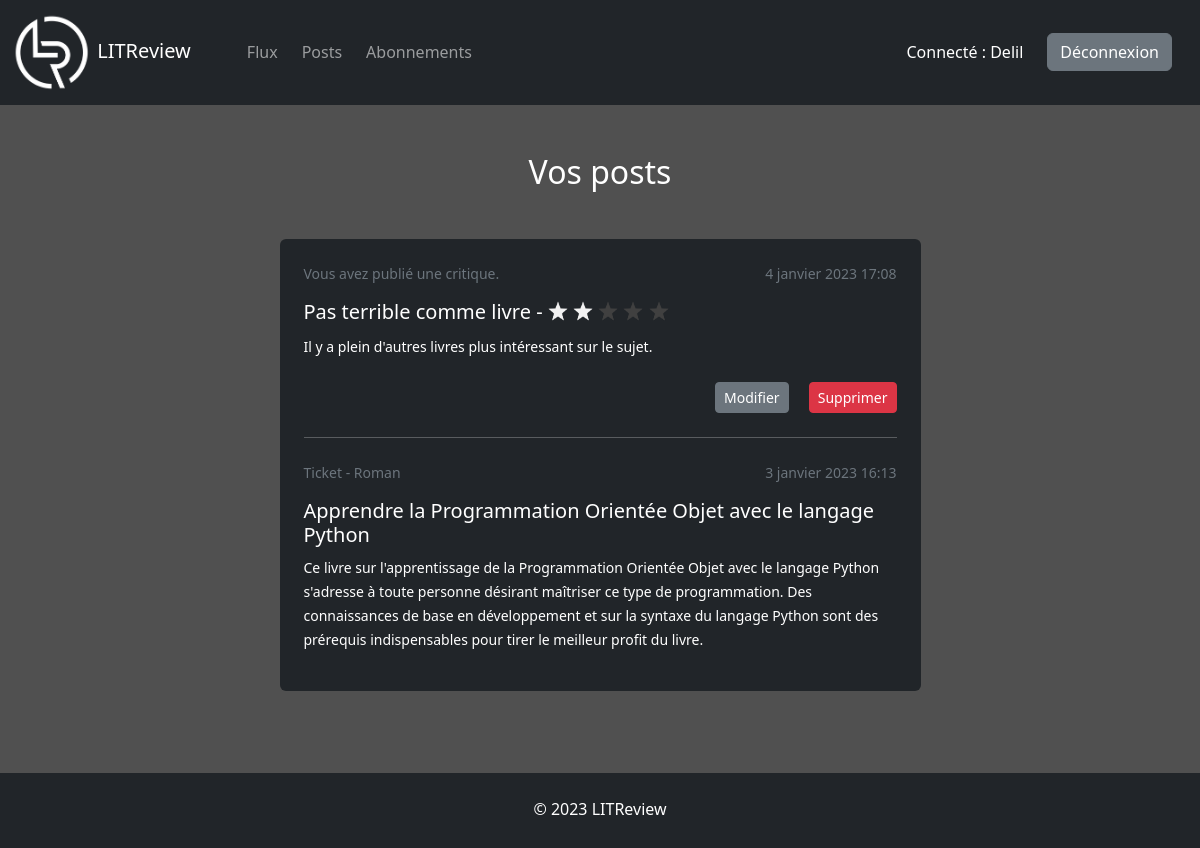
/posts/ (signed in), run on an earlier commit of the app's database.
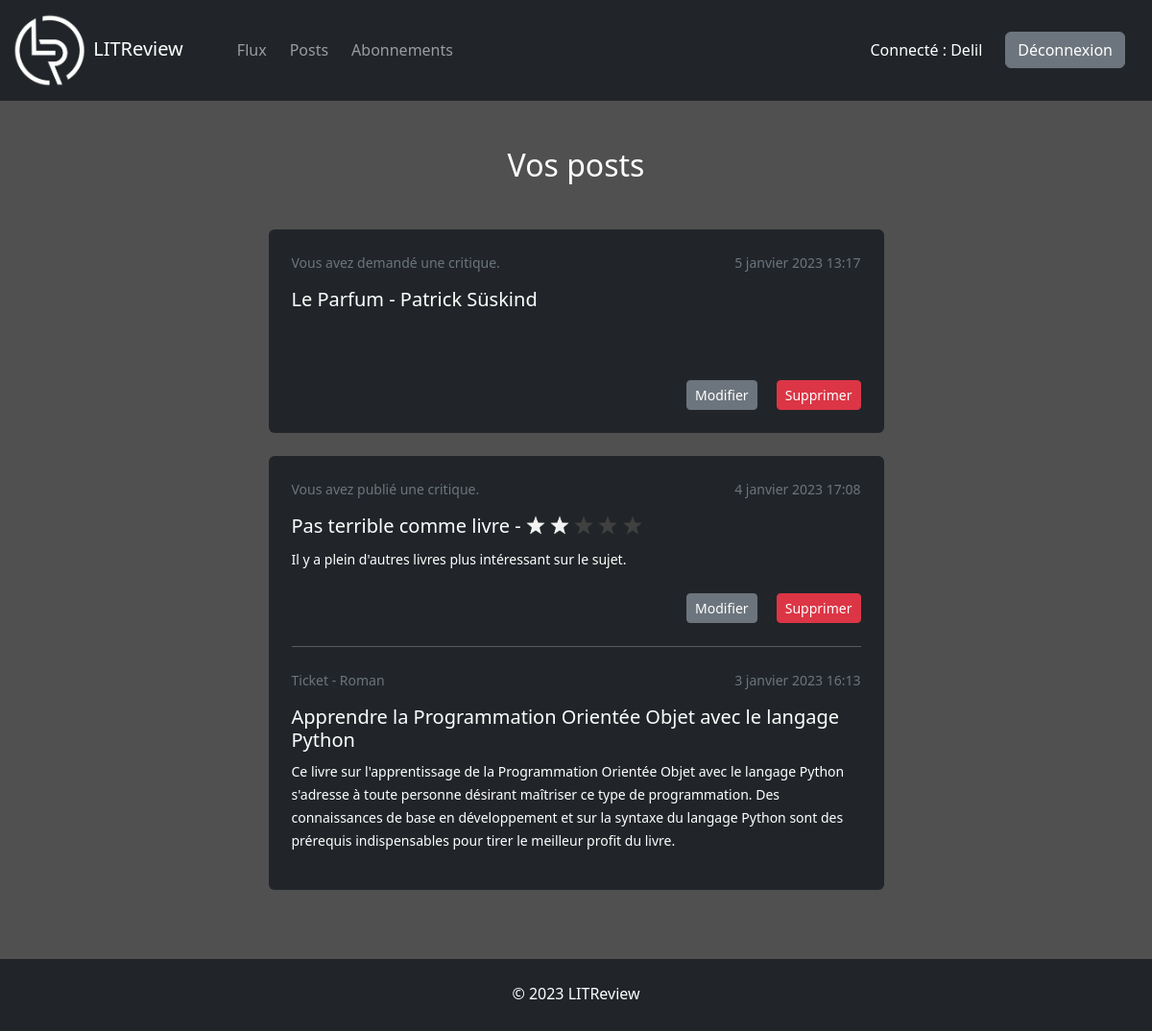
And on a later commit of the database.
### reviews/models.py (models this page shows, shortened)
class Review(models.Model):
    RATING_CHOICES = ((1, "1"), (2, "2"), (3, "3"), (4, "4"), (5, "5"))
    user = models.ForeignKey(to=settings.AUTH_USER_MODEL, on_delete=models.CASCADE)
    ticket = models.OneToOneField(to=Ticket, on_delete=models.CASCADE, related_name="review")
    headline = models.CharField(max_length=128)
    rating = models.SmallIntegerField(choices=RATING_CHOICES)
    body = models.TextField(max_length=8192, blank=True)
    time_created = models.DateTimeField(auto_now_add=True)

class Ticket(models.Model):
    user = models.ForeignKey(to=settings.AUTH_USER_MODEL, on_delete=models.CASCADE)
    title = models.CharField(max_length=128)
    description = models.TextField(max_length=2048, blank=True)
    image = models.ImageField(null=True, blank=True, upload_to="book_covers")
    time_created = models.DateTimeField(auto_now_add=True)

### accounts/models.py (models this page shows)
class User(AbstractUser):
    pass

### reviews/views.py (the view)
# urls.py: path("posts/", views.posts, name="posts"),
@login_required
def posts(request):
    tickets = Ticket.objects.filter(user=request.user)
    reviews = Review.objects.filter(Q(user=request.user) | Q(ticket__user=request.user))
    tickets = tickets.annotate(content_type=Value("TICKET", CharField()))
    reviews = reviews.annotate(content_type=Value("REVIEW", CharField()))
    posts = sorted(chain(reviews, tickets), key=lambda post: post.time_created, reverse=True)
    context = {"posts": posts}
    return render(request, "reviews/posts.html", context)

### reviews/templates/reviews/posts.html (shortened to what this page needs)
{% extends "base.html" %}
{% load bootstrap5 %}
{% block content %}
<div class="row justify-content-center">
    <div class="col-md-9 col-lg-8 col-xl-7 col-xxl-6">
        <h2 class="text-white text-center mb-5">Vos posts</h2>
        {% for post in posts %}
        {% if post.content_type == "TICKET" and not post.review %}
        {% include "reviews/fragments/posts/ticket.html" %}
        {% elif post.content_type == "REVIEW" %}
        {% include "reviews/fragments/posts/review.html" %}
        {% endif %}
        {% endfor %}
    </div>
</div>
{% endblock content %}

### reviews/templates/reviews/fragments/posts/ticket.html (shortened to what this page needs)
<div class="bg-dark rounded p-4 mb-4">
    <div class="d-flex justify-content-between text-secondary">
        {% if post.user == user %}
        <small>Vous avez demandé une critique.</small>
        {% else %}
        <small>{{ post.user.username }} a demandé une critique.</small>
        {% endif %}
        <small class="ms-4">{{ post.time_created|date }} {{ post.time_created|time }}</small>
    </div>
    <h5 class="text-white mt-3">{{ post.title }}</h5>
    {% if post.image %}
    <div class="row justify-content-center mt-4">
        <div class="col-8 col-sm-5 col-lg-4">
        </div>
    </div>
    {% endif %}
    <p class="text-end mt-4 mb-0">
        <a class="btn btn-sm btn-secondary me-3" href="{% url 'update_ticket' post.id %}">Modifier</a>
        <a class="btn btn-sm btn-danger" href="#" data-bs-toggle="modal" data-bs-target="#delete-ticket-modal">Supprimer</a>
    </p>
</div>

### reviews/templates/reviews/fragments/posts/review.html (shortened to what this page needs)
<div class="bg-dark rounded p-4 mb-4">
    <div class="d-flex justify-content-between text-secondary">
        {% if post.user == user %}
        <small>Vous avez publié une critique.</small>
        {% else %}
        <small>{{ post.user.username }} a publié une critique.</small>
        {% endif %}
        <small class="ms-4">{{ post.time_created|date }} {{ post.time_created|time }}</small>
    </div>
    <h5 class="text-white mt-3">
        {{ post.headline }} -
        <span class="nobr">{% include "reviews/fragments/star_rating.html" %}</span>
    </h5>
    <p class="text-white"><small>{{ post.body }}</small></p>
    {% if post.user == user %}
    <p class="text-end mt-4 mb-0">
        <a class="btn btn-sm btn-secondary me-3" href="{% url 'update_review' post.id %}">Modifier</a>
        <a class="btn btn-sm btn-danger" href="#" data-bs-toggle="modal" data-bs-target="#delete-review-modal">Supprimer</a>
    </p>
    {% endif %}
    <hr class="text-white my-4">
    <div class="d-flex justify-content-between text-secondary">
        {% if post.ticket.user == user %}
        <small>Ticket - Vous</small>
        {% else %}
        <small>Ticket - {{ post.ticket.user.username }}</small>
        {% endif %}
        <small class="ms-4">{{ post.ticket.time_created|date }} {{ post.ticket.time_created|time }}</small>
    </div>
    <h5 class="text-white mt-3">{{ post.ticket.title }}</h5>
    {% if post.ticket.description %}
    <p class="text-white"><small>{{ post.ticket.description }}</small></p>
    {% endif %}
</div>

### reviews/templates/reviews/fragments/star_rating.html (shortened to what this page needs)
{% load static %}
{% if post.rating == 5 %}
<img class="star" src="{% static 'img/filled-star.png' %}" alt="">
<img class="star" src="{% static 'img/filled-star.png' %}" alt="">
<img class="star" src="{% static 'img/filled-star.png' %}" alt="">
<img class="star" src="{% static 'img/filled-star.png' %}" alt="">
<img class="star" src="{% static 'img/filled-star.png' %}" alt="">
{% elif post.rating == 2 %}
<img class="star" src="{% static 'img/filled-star.png' %}" alt="">
<img class="star" src="{% static 'img/filled-star.png' %}" alt="">
<img class="star" src="{% static 'img/empty-star.png' %}" alt="">
<img class="star" src="{% static 'img/empty-star.png' %}" alt="">
<img class="star" src="{% static 'img/empty-star.png' %}" alt="">
{% endif %}

What changed in the data, as far as the page shows it:
added Ticket: shows "Vous avez demandé une critique.", time_created "5 janvier 2023", time_created "13:17", title "Le Parfum - Patrick Süskind"
